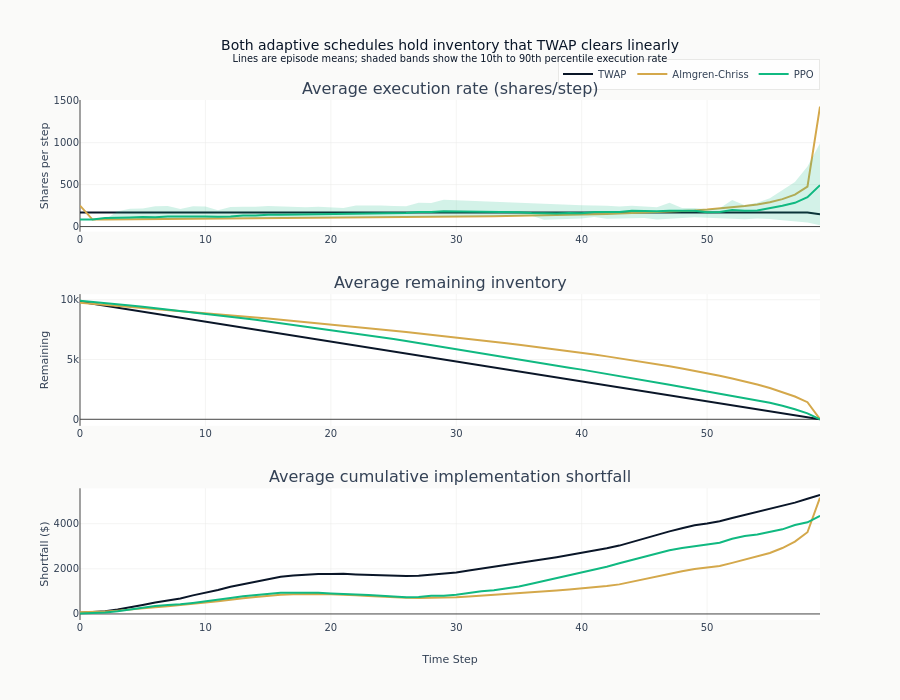

The code cell stored with this chart in its notebook:
### Code cell
# Configure layout and display
fig.update_layout(
    title=(
        "Both adaptive schedules hold inventory that TWAP clears linearly"
        "<br><sup>Lines are episode means; shaded bands show the 10th to 90th percentile execution rate</sup>"
    ),
    height=700,
    showlegend=True,
    legend=dict(orientation="h", yanchor="bottom", y=1.02, xanchor="right", x=1),
)

fig.update_yaxes(title_text="Shares per step", row=1, col=1)
fig.update_yaxes(title_text="Remaining", row=2, col=1)
fig.update_yaxes(title_text="Shortfall ($)", row=3, col=1)
fig.update_xaxes(title_text="Time Step", row=3, col=1)
fig.show()
